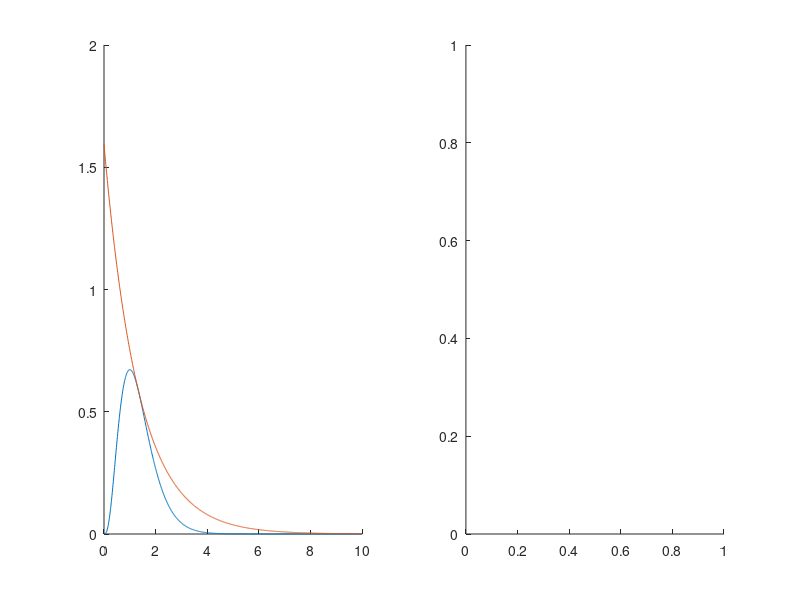

This figure's MATLAB source: (Note: this script raises an error after producing the figure.)
function Lab4_3_Test
  alfa = 27/2;
  lambda = 3/4;
  y = 3/(3 - lambda);
  x = 0 : 0.01 : 10;
  n = length(x);

  f = @(x) alfa .* (x.^3) .*exp(-3 .* x);
  g = @(x) lambda .* exp(-lambda .* x);
  c = f(y)/g(y);

  subplot(1,2,1);
  hold on;
  plot(x, f(x));
  plot(x, c*g(x));

  subplot(1,2,2);
  hold on;
  X = Lab4_3(n);
  histogram(X);

end
